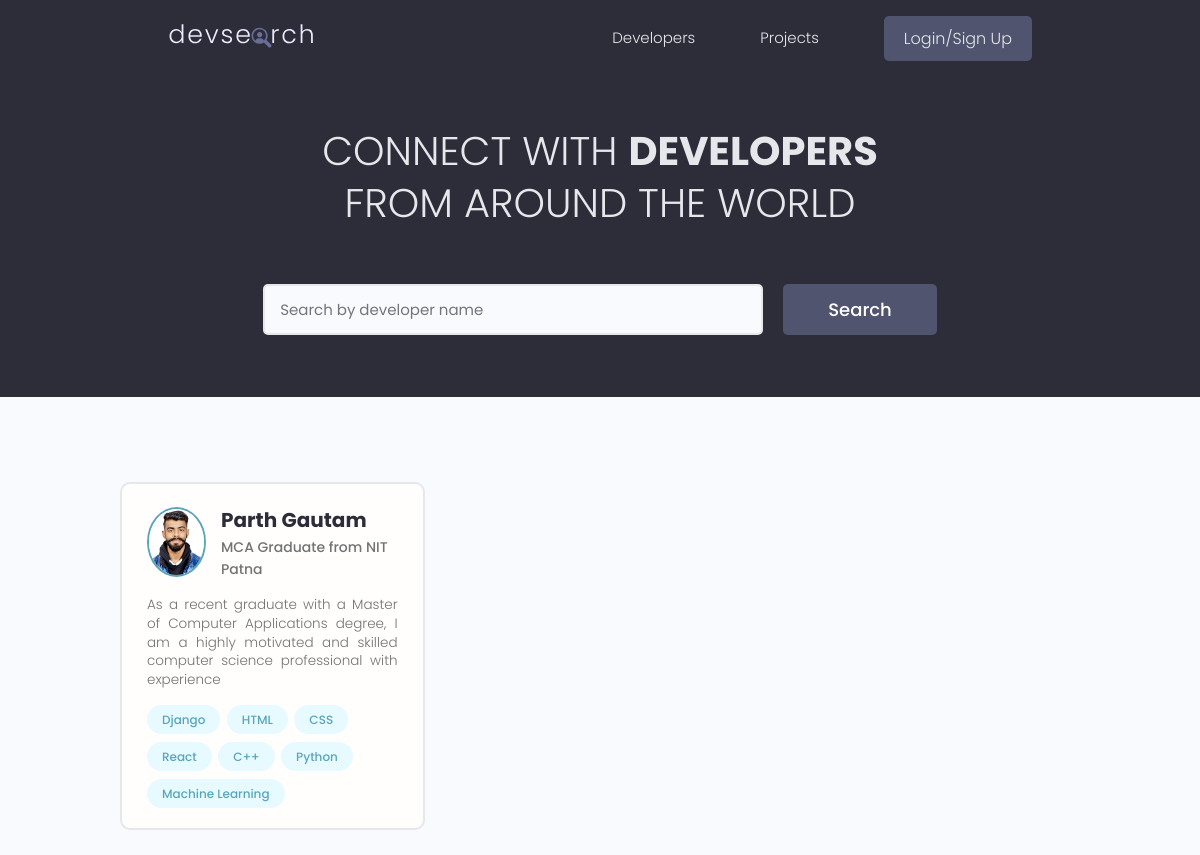
The page / on the database its author committed.
### users/models.py (models this page shows, shortened)
class Profile(models.Model):
    user = models.OneToOneField(User, on_delete=models.CASCADE, blank=True, null=True)
    name=models.CharField( max_length=200, blank=True, null=True)
    email = models.EmailField(max_length=200, blank=True,null=True)
    username = models.CharField( max_length=200, blank=True, null=True)
    location = models.CharField( max_length=200, blank=True, null=True)
    short_intro = models.CharField(max_length=200, null=True, blank=True)
    bio = models.TextField(blank=True, null=True)
    profile_img = models.ImageField(blank=True, null=True,upload_to='profiles/',default='profiles/user-default.png')
    social_github=models.CharField( max_length=200, blank=True, null=True)
    social_twitter=models.CharField( max_length=200, blank=True, null=True)
    social_linkdin=models.CharField( max_length=200, blank=True, null=True)
    social_youtube=models.CharField( max_length=200, blank=True, null=True)
    social_website=models.CharField( max_length=200, blank=True, null=True)
    created = models.DateTimeField(auto_now_add=True)
    id= models.UUIDField(default=uuid.uuid4, editable=False, unique=True,primary_key=True)
    class Meta:
        ordering = ['created']
    @property
    def imageURL(self):
        try:
            url = self.profile_img.url
        except:
            url = ""
        return url

class Skill(models.Model):
    owner = models.ForeignKey(Profile,on_delete=models.CASCADE,null=True,blank=True)
    name = models.CharField(max_length=200,blank=True, null=True)
    description = models.TextField(blank=True,null=True)
    created = models.DateTimeField(auto_now_add=True)
    id= models.UUIDField(default=uuid.uuid4, editable=False, unique=True,primary_key=True)
    def __str__(self):
        return str(self.name)

### users/views.py (the view)
# urls.py: path("", views.profiles, name='profiles'),
def profiles(request):
    profiles, search_query = searchProfile(request)
    profiles,custom_range = paginateProfiles(request,profiles,6)
    context = {'profiles': profiles, 'search_query':search_query,"custom_range":custom_range}
    return render(request, "users/profiles.html", context)

### users/utils.py (called while the page is built)
def paginateProfiles(request, profiles,results):
    page = request.GET.get("page")
    paginator = Paginator(profiles, results)
    try:
        profiles = paginator.page(page)
    except PageNotAnInteger:
        page=1
        profiles = paginator.page(page)
    except EmptyPage:
        page = paginator.num_pages
        profiles = paginator.page(page)
    leftidx = int(page)-4
    if leftidx<1:
        leftidx=1
    rightidx = int(page) + 4
    if rightidx>paginator.num_pages:
        rightidx=paginator.num_pages
    custom_range = range(leftidx,rightidx+1)
    return profiles,custom_range

def searchProfile(request):
    search_query = ''
    if request.GET.get('search_query'):
        search_query = request.GET.get('search_query')
    skills = Skill.objects.filter(name__icontains=search_query)
    profiles = Profile.objects.distinct().filter(
            Q(name__icontains=search_query) |
            Q(short_intro__icontains=search_query) |
            Q(skill__in=skills)
          )
    return profiles, search_query

### users/templates/users/profiles.html (shortened to what this page needs)
{% extends 'main.html' %}
{% block content %}
 <main class="home">
    <section class="hero-section text-center">
      <div class="container container--narrow">
        <div class="hero-section__box">
          <h2>CONNECT WITH <span>DEVELOPERS</span></h2>
          <h2>FROM AROUND THE WORLD</h2>
        </div>
        <div class="hero-section__search">
          <form class="form" action="{% url 'profiles' %}" method="get">
            <div class="form__field">
              <input class="input input--text" id="formInput#search" type="text" name="search_query" value="{{search_query}}"
                placeholder="Search by developer name" />
            </div>
            <input class="btn btn--sub btn--lg" type="submit" value="Search" />
          </form>
        </div>
      </div>
    </section>
    <section class="devlist">
      <div class="container">
        <div class="grid grid--three">
        {% for profile in profiles %}
          <div class="column card">
            <div class="dev">
              <a href="{% url 'user-profile' profile.id %}" class="card__body">
                <div class="dev__profile">
                  <img class="avatar avatar--md" src="{{profile.imageURL}}" alt="image" />
                  <div class="dev__meta">
                    <h3>{{profile.name}}</h3>
                    <h5>{{profile.short_intro|slice:'60'}}</h5>
                  </div>
                </div>
                <p class="dev__info">
                  {{profile.bio|slice:'150'}}
                </p>
                <div class="dev__skills">
                {% for skill in profile.skill_set.all %}
                  <span class="tag tag--pill tag--main">
                    <small>{{skill}}</small>
                  </span>
                {% endfor %}
                </div>
              </a>
            </div>
          </div>
          {% endfor %}
        </div>
      </div>
    </section>
  </main>
{% endblock content %}

### static/styles/app.css (style rules this page uses)
:root { --color-sub: #2d2d39; }
.btn--sub { background-color: var(--color-sub-light); }
.card { border: 2px solid var(--color-light); }
img { width: 100%; }
.hero-section { height: 40vh; display: flex; align-items: center; background-color: var(--color-sub); }
.hero-section__box { margin-bottom: 4rem; }
.hero-section__box > h2, .hero-section__box > h2 > span { font-size: 4rem; color: var(--color-light); line-height: 1.3; text-transform: uppercase; }
.hero-section__box > h2 { font-weight: 300; }
.hero-section__box > h2 > span { font-weight: 700; }
.hero-section__search > .form { display: flex; align-items: center; justify-content: center; gap: 2rem; }
.hero-section__search > .form input.input--text { width: 50rem; }
.devlist { margin-top: 8rem; }
.devlist .grid { align-items: stretch; }
.devlist .dev .dev__profile { display: flex; align-items: center; gap: 1.5rem; }
.devlist .dev .dev__meta h3 { color: var(--color-sub); font-size: 2rem; font-weight: 700; }
.devlist .dev .dev__meta h5 { color: var(--color-text); font-size: 1.4rem; font-weight: 500; }
.devlist .dev .dev__info { margin: 1.5rem 0; font-size: 1.35rem; line-height: 1.4; text-align: justify; }

### static/uikit/styles/modules/_variables.css (style rules this page uses)
:root { --color-main: #5aa5b9; --color-main-light: #e6faff; --color-sub: #3f4156; --color-sub-light: #51546e; --color-sub-lighter: #ededfd; --color-text: #737373; --color-gray: #8b8b8b; --color-light: #e5e7eb; --color-light-gray: #767676; --color-bg: #f8fafd; --color-white: #fffefd; --color-white-light: #f3f3f3; --color-success: #359e64; --color-success-bg: #def8e8; --color-error: #fc4b0b; --color-error-bg: #fff2ee; --font-base: 'Poppins', arial, helvetica, 'Segoe UI', roboto, ubuntu, sans-serif; --font-monospace: 'Fira Code', 'Courier New', courier, monospace; --font-regular: 300; --font-medium: 500; --font-bold: 700; --generic-shadow: 1px 1px 5px #00000010; --generic-transition: all 0.3s ease-in-out; }

### static/uikit/styles/modules/_base.css (style rules this page uses)
* { margin: 0; padding: 0; box-sizing: border-box; text-rendering: optimizeLegibility; color: inherit; font-size: inherit; }
html { font-size: 50%; }
@media only screen and (min-width: 480px) { html { font-size: 56.25%; } }
@media only screen and (min-width: 1200px) { html { font-size: 62.5%; } }
body { line-height: 1.6; font-weight: 400; font-size: 1.5rem; color: var(--color-text); background-color: var(--color-bg); min-height: 100vh; }

### static/uikit/styles/modules/_typography.css (style rules this page uses)
* { font-family: var(--font-base); }
h2 { font-size: 3.6rem; font-weight: var(--font-bold); }
h3 { font-size: 3.2rem; font-weight: var(--font-medium); }
h5 { font-size: 2.4rem; font-weight: var(--font-medium); }
h5, h6 { font-weight: var(--font-regular); }
p, span, strong { font-size: 1.6rem; color: var(--color-text); font-weight: var(--font-regular); }
a { padding-bottom: 2px; text-decoration: none; display: inline-block; color: var(--color-main); font-weight: var(--font-medium); }

### static/uikit/styles/modules/_utilities.css (style rules this page uses)
.container { width: 92%; max-width: 165rem; margin: 0 auto; box-sizing: border-box; }
.container--narrow { width: 92%; max-width: 120rem; }
@media screen and (min-width: 1000px) { .container { width: 90%; } }
@media screen and (min-width: 1000px) { .container--narrow { width: 85%; } }
@media screen and (min-width: 1200px) { .container { width: 80%; } }
@media screen and (min-width: 1200px) { .container--narrow { width: 72%; } }
.text-center { text-align: center; }

### static/uikit/styles/modules/_avatar.css (style rules this page uses)
.avatar { border-radius: 50%; border: 2px solid var(--color-main); object-fit: cover; }
.avatar--md { height: 7rem; width: 7rem; }

### static/uikit/styles/modules/_button.css (style rules this page uses)
.btn { display: inline-block; position: relative; cursor: pointer; background-color: var(--color-light); font-weight: var(--font-medium); color: var(--color-sub); text-decoration: none; padding: 1rem 2rem; border-radius: 0.5rem; border: none; width: -webkit-fit-content; width: -moz-fit-content; width: fit-content; height: -webkit-fit-content; height: -moz-fit-content; height: fit-content; font-size: 1.6rem; outline-width: 0; outline-color: transparent; -webkit-backface-visibility: hidden; backface-visibility: hidden; transition: all 0.3s ease-in-out; }
.btn--sub { background-color: var(--color-sub); color: var(--color-white); }
.btn--lg { font-size: 1.8rem; padding: 1.2rem 4.5rem; }

### static/uikit/styles/modules/_card.css (style rules this page uses)
.card { border-radius: 1rem; background-color: var(--color-white); border: 1.5px solid var(--color-light); width: auto; height: auto; margin-top: 0.5rem; margin-bottom: 0.5rem; overflow: hidden; }
.card__body, .card__header { padding: 2rem 2.5rem; }

### rows shown on the page
Profile: imageURL (picture), name "Parth Gautam", short_intro "MCA Graduate from NIT Patna", bio "As a recent graduate with a Master of Computer Applications degree, I am a highly motivated and skilled computer science professional with experience"
Skill: name "Django"
Skill: name "HTML"
Skill: name "CSS"
Skill: name "React"
Skill: name "C++"
Skill: name "Python"
Skill: name "Machine Learning"
